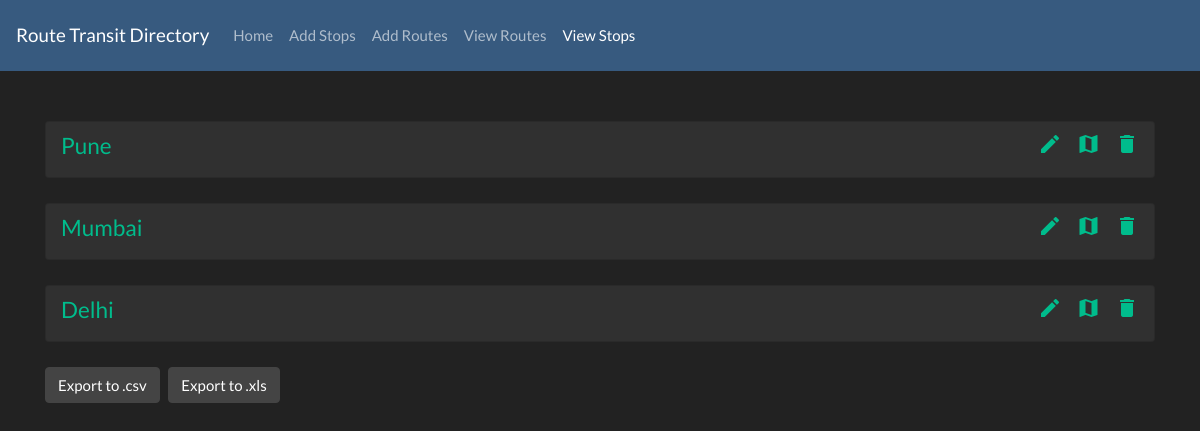
The app's page /views_stops/, older data.
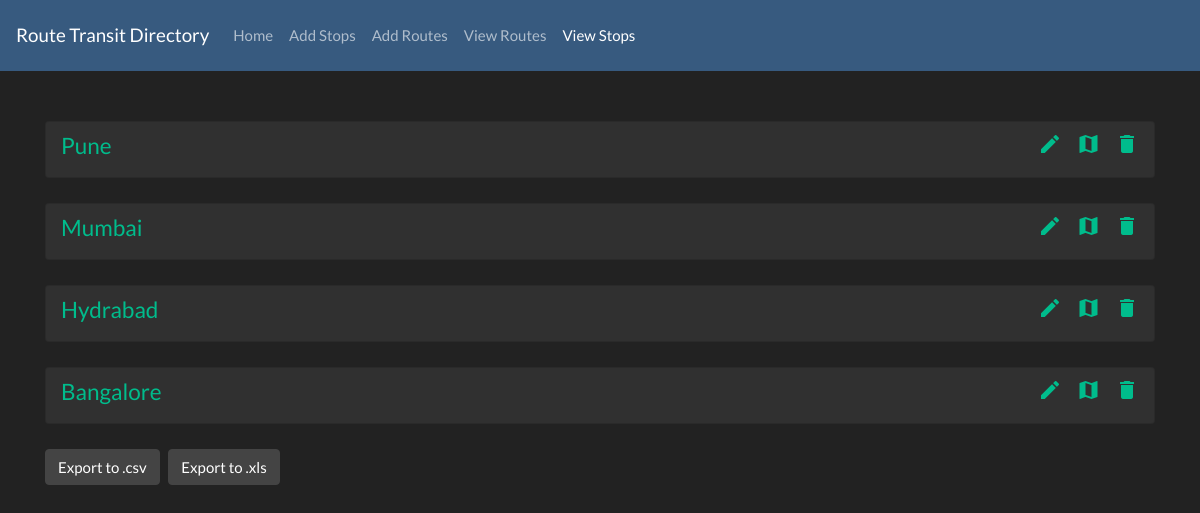
The same page, newer data.
### RoutesAndStops/models.py (models this page shows, shortened)
class Stop(models.Model):
    name = models.CharField(verbose_name="Name", unique=True, blank=False, null=False, max_length=50)
    latitudes = models.DecimalField(verbose_name="Latitudes", max_digits=9, decimal_places=6)
    longitudes = models.DecimalField(verbose_name="Longitudes", max_digits=9, decimal_places=6)

### RoutesAndStops/views.py (the view)
# urls.py: path('views_stops/', home_views.view_stops, name='views_stops'),
def view_stops(request):
    try:
        context = dict()
        context['Stops'] = Facade.get_all_stops()
        return render(request, 'RoutesAndStops/Stops/view_stops.html', context=context)
    except Exception as e:
        print(e)

### RoutesAndStops/Facade.py (called while the page is built)
    @classmethod
    def get_all_stops(cls):
        return Stop.objects.all()

### templates/RoutesAndStops/Stops/view_stops.html (shortened to what this page needs)
{% extends 'base.html' %}
{% block content %}
<div class="container">
    <div class="panel-group" id="accordion">
        {% for stop in Stops %}
        <div class="card" style="padding: 10px 15px 10px 15px; margin-bottom: 25px;">
            <div class="panel panel-default">
                <div class="panel-heading" style="display: flex; justify-content: space-between">
                    <h4 class="panel-title">
                        <a data-toggle="collapse" data-parent="#accordion" href="#collapse{{ stop.id }}">
                        {{ stop.name }}</a>
                    </h4>
                    <div>
                        <a href="/stops/{{ stop.id }}"><i class="material-icons" title="Edit Stop">edit</i></a>&nbsp;&nbsp;&nbsp;&nbsp;
                        <a href="/get_map_for_stop/{{ stop.id }}" title="Show on Map"><i class="material-icons" >map</i></a>&nbsp;&nbsp;&nbsp;&nbsp;
                        <a href="#" onclick="check_stop_in_routes('{{ stop.name }}')" title="Delete Stop"><i class="material-icons" >delete</i></a>
                    </div>
                </div>
            </div>
        </div>
        {% endfor %}
    <a href="{% url 'export_stops' 'csv' %}" class="btn btn-secondary">Export to .csv</a>&nbsp;&nbsp;&nbsp;<a href="{% url 'export_stops' 'xls' %}" class="btn btn-secondary">Export to .xls</a>
    </div>
</div>
{% endblock %}

Row changes from the older to the newer data that the page shows:
removed Stop: name "Delhi"
added Stop: name "Hydrabad"
added Stop: name "Bangalore"
